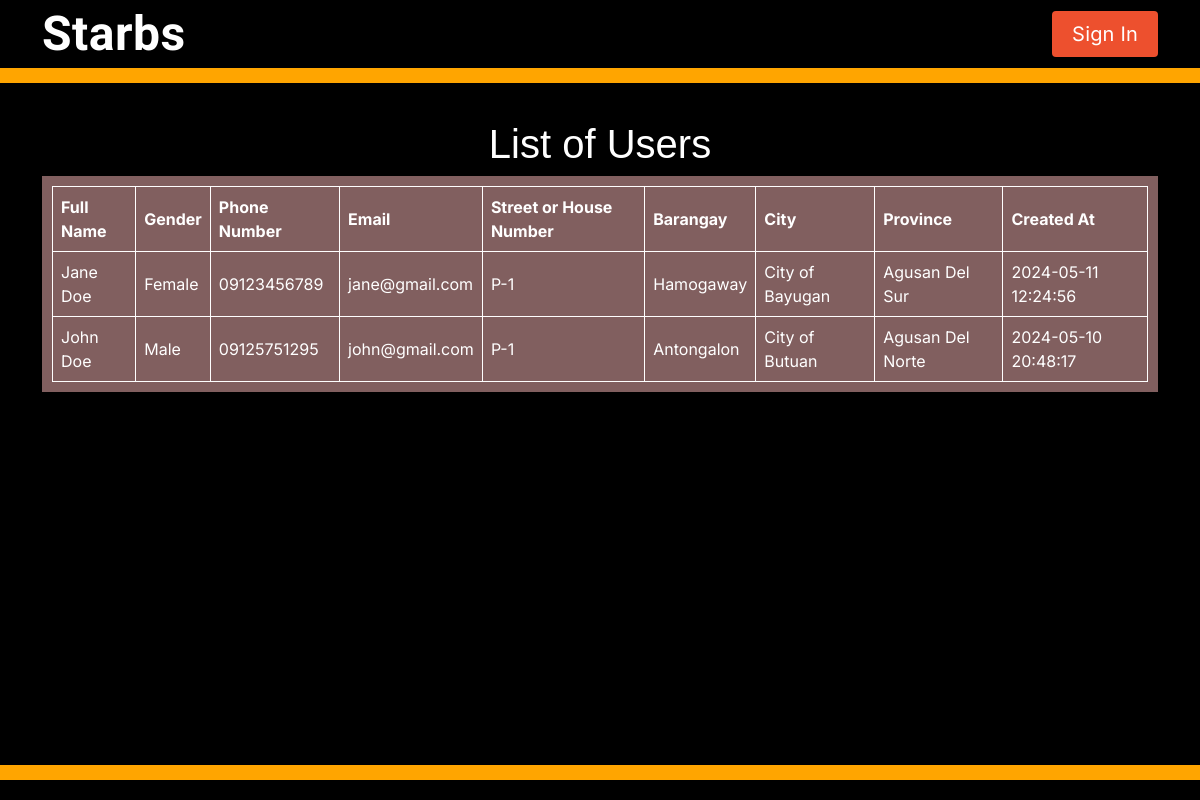
Before: /manage_users with the older database file.
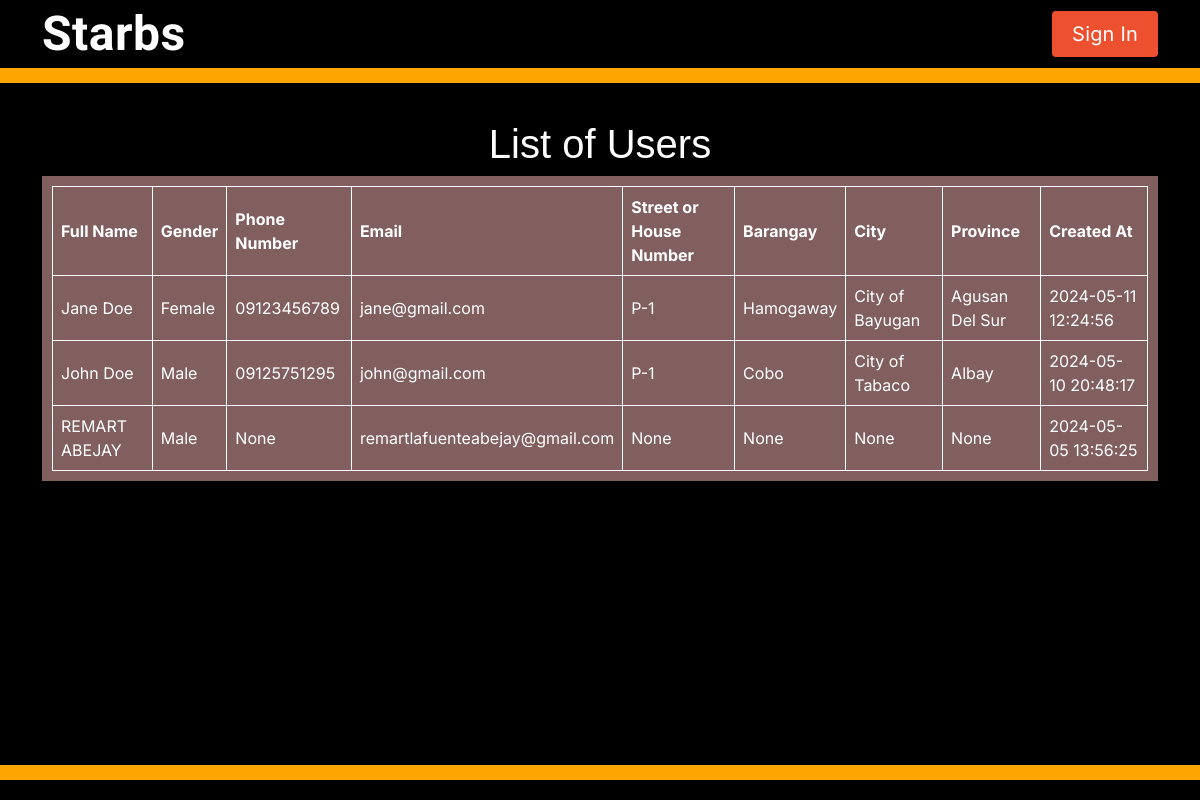
After: the same page with the newer database file.
### server.py (models this page shows, shortened)
class User(db.Model):
    id = db.Column(db.Integer, primary_key=True)
    fullname = db.Column(db.String(60), nullable=False)
    email = db.Column(db.String(120), unique=True, nullable=False)
    password = db.Column(db.String(60), nullable=False)
    gender = db.Column(db.String(60), nullable=False)
    phoneNumber = db.Column(db.String(60), nullable=True)
    city = db.Column(db.String(60), nullable=True)
    streetOrHouseNumber = db.Column(db.String(60), nullable=True)
    province = db.Column(db.String(60), nullable=True)
    barangay = db.Column(db.String(60), nullable=True)
    create_at = db.Column(db.DateTime, nullable=False, default=datetime.utcnow)
    update_at = db.Column(db.DateTime, nullable=False, default=datetime.utcnow)
    is_admin = db.Column(db.Boolean, default=False)

### server.py (the view)
@app.route('/manage_users')
def manage_users():
    regular_users = User.query.filter_by(is_admin=False).all()
    return render_template('manage_users.html', users=regular_users)

### templates/manage_users.html (shortened to what this page needs)
{% extends "dashboard.html" %}
{% block navbar %}
    {{ super() }}
{% endblock %}
{% block body %}
<link rel="stylesheet" type="text/css" href="/static/musers.css">
<div class="container" style="margin-top: 100px;">
    <h1 style="color: white; text-align: center; margin-top: 10px;">List of Users</h1>
    <div class="custom-table">
      <table>
          <thead>
              <tr>
                  <th>Full Name</th>
                  <th>Gender</th>
                  <th>Phone Number</th>
                  <th>Email</th>
                  <th>Street or House Number</th>
                  <th>Barangay</th>
                  <th>City</th>
                  <th>Province</th>
                  <th>Created At</th>
              </tr>
          </thead>
          <tbody>
              {% for user in users|sort(attribute='create_at', reverse=true) %}
                  <tr>
                      <td>{{ user.fullname }}</td>
                      <td>{{ user.gender }}</td>
                      <td>{{ user.phoneNumber }}</td>
                      <td>{{ user.email }}</td>
                      <td>{{ user.streetOrHouseNumber }}</td>
                      <td>{{ user.barangay }}</td>
                      <td>{{ user.city }}</td>
                      <td>{{ user.province }}</td>
                      <td>{{ user.create_at.strftime('%Y-%m-%d %H:%M:%S') }}</td>
                  </tr>
              {% endfor %}
          </tbody>
      </table>
  </div>
</div>
{% endblock %}

Changed rows visible on the page:
changed User "John Doe": barangay "Antongalon" → "Cobo"; city "City of Butuan" → "City of Tabaco"; province "Agusan Del Norte" → "Albay"
now on this page (row edited): User: fullname "REMART ABEJAY", gender "Male", phoneNumber "None", email "remartlafuenteabejay@gmail.com", streetOrHouseNumber "None", barangay "None", city "None", province "None", create_at "2024-05-05 13:56:25"
